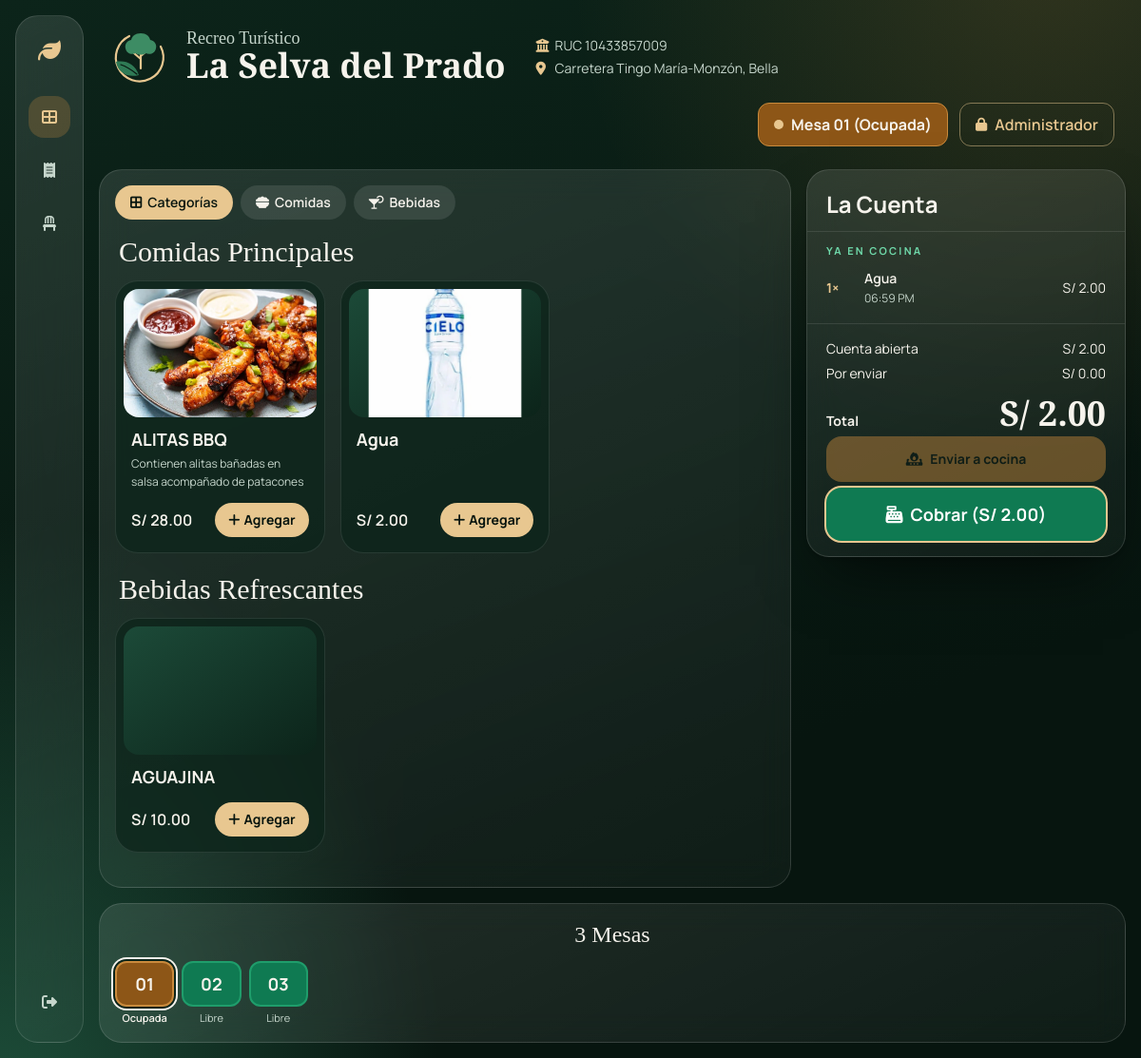
The app's page /carta (signed in) with its own data.
### app.py (models this page shows)
class Plato(db.Model):
    id = db.Column(db.Integer, primary_key=True)
    nombre = db.Column(db.String(100), nullable=False)
    descripcion = db.Column(db.Text, nullable=True)
    precio = db.Column(db.Float, nullable=False)
    categoria = db.Column(db.String(50), nullable=False)
    imagen = db.Column(db.String(300), default='https://images.unsplash.com/photo-1546069901-ba9599a7e63c?auto=format&fit=crop&w=300&q=80')
    disponible = db.Column(db.Boolean, default=True)

class DetallePedido(db.Model):
    id = db.Column(db.Integer, primary_key=True)
    pedido_id = db.Column(db.Integer, db.ForeignKey('pedido.id'), nullable=False)
    plato_id = db.Column(db.Integer, db.ForeignKey('plato.id'), nullable=False)
    cantidad = db.Column(db.Integer, nullable=False)
    precio_unitario = db.Column(db.Float, nullable=False)
    hora_pedido = db.Column(db.DateTime, default=obtener_hora_peru)
    plato = db.relationship('Plato')

class Pedido(db.Model):
    id = db.Column(db.Integer, primary_key=True)
    mesa_id = db.Column(db.Integer, db.ForeignKey('mesa.id'), nullable=False)
    estado = db.Column(db.String(50), default='Pendiente')
    total = db.Column(db.Float, default=0.0)
    fecha_hora = db.Column(db.DateTime, default=obtener_hora_peru)
    metodo_pago = db.Column(db.String(50), nullable=True)
    monto_recibido = db.Column(db.Float, default=0.0)
    vuelto = db.Column(db.Float, default=0.0)
    detalles = db.relationship('DetallePedido', backref='pedido', lazy=True)

class Mesa(db.Model):
    id = db.Column(db.Integer, primary_key=True)
    numero = db.Column(db.Integer, unique=True, nullable=False)
    password_hash = db.Column(db.String(255), nullable=False)
    pedidos = db.relationship('Pedido', backref='mesa_asignada', lazy=True)

### app.py (the view)
@app.route('/carta')
def ver_carta():
    if 'mesa_id' not in session:
        return redirect(url_for('login_mesa'))
    platos_comida = Plato.query.filter_by(categoria='Comida', disponible=True).all()
    platos_bebida = Plato.query.filter_by(categoria='Bebida', disponible=True).all()
    platos_golosinas = Plato.query.filter_by(categoria='Golosinas', disponible=True).all()
    platos_piscina = Plato.query.filter_by(categoria='Piscina', disponible=True).all()
    return render_template('index.html',
                           mesa_numero=session.get('mesa_numero'),
                           comidas=platos_comida,
                           bebidas=platos_bebida,
                           golosinas=platos_golosinas,
                           piscina=platos_piscina,
                           mesas=Mesa.query.order_by(Mesa.numero).all(),
                           pedido_actual=Pedido.query.filter_by(mesa_id=session['mesa_id'], estado='Pendiente').first())

### templates/index.html (shortened to what this page needs)
<!DOCTYPE html>
<html lang="es">
<head>
    {% include '_theme.html' %}
</head>
<body class="selva-bg min-h-screen text-hueso font-sans antialiased overflow-x-hidden">
{% set abierta = pedido_actual is not none %}
<div class="flex gap-4 p-3 sm:p-4 pb-28 lg:pb-4 max-w-[110rem] mx-auto">
    <nav aria-label="Principal" class="glass hidden md:flex flex-col items-center gap-3 w-[4.5rem] shrink-0 rounded-3xl py-5 sticky top-4 h-[calc(100vh-2rem)]">
        <i class="fa-solid fa-leaf text-2xl text-ambar-300 mb-5" aria-hidden="true"></i>
        <a href="#carta" title="Carta" aria-label="Carta" class="w-11 h-11 grid place-items-center rounded-2xl bg-ambar-500/25 text-ambar-300 transition hover:bg-ambar-500/40"><i class="fa-solid fa-table-cells-large" aria-hidden="true"></i></a>
        <a href="#cuenta" title="La cuenta" aria-label="La cuenta" class="w-11 h-11 grid place-items-center rounded-2xl text-selva-200 transition hover:bg-white/10 hover:text-hueso"><i class="fa-solid fa-receipt" aria-hidden="true"></i></a>
        <a href="#mesas" title="Mesas" aria-label="Mesas" class="w-11 h-11 grid place-items-center rounded-2xl text-selva-200 transition hover:bg-white/10 hover:text-hueso"><i class="fa-solid fa-chair" aria-hidden="true"></i></a>
        <a href="/logout" title="Salir de la mesa" aria-label="Salir de la mesa" class="mt-auto w-11 h-11 grid place-items-center rounded-2xl text-selva-200 transition hover:bg-alerta/70 hover:text-white"><i class="fa-solid fa-right-from-bracket" aria-hidden="true"></i></a>
    </nav>
    <div class="flex-1 min-w-0">
        <header class="flex flex-wrap items-center gap-x-8 gap-y-4 px-1 sm:px-3 py-3">
            <div class="flex items-center gap-4">
                {% with logo_class='w-14 h-14 sm:w-16 sm:h-16 shrink-0' %}{% include '_logo.html' %}{% endwith %}
                <div>
                    <p class="font-display text-lg leading-none text-selva-200">Recreo Turístico</p>
                    <p class="font-display text-3xl sm:text-4xl font-semibold leading-tight">La Selva del Prado</p>
                </div>
            </div>
            <div class="text-sm text-selva-200 space-y-1">
                <p><i class="fa-solid fa-building-columns w-5 text-ambar-300" aria-hidden="true"></i>RUC 10433857009</p>
                <p><i class="fa-solid fa-location-dot w-5 text-ambar-300" aria-hidden="true"></i>Carretera Tingo María-Monzón, Bella</p>
            </div>
            <div class="flex flex-wrap items-center gap-3 ml-auto">
                <span class="inline-flex items-center gap-2 rounded-xl font-bold px-4 py-2.5 border {{ 'bg-ambar-700 border-ambar-500 text-hueso' if abierta else 'bg-esmeralda-700 border-esmeralda-500 text-white' }}">
                    <span class="w-2.5 h-2.5 rounded-full {{ 'bg-ambar-300' if abierta else 'bg-esmeralda-300' }}"></span>
                    Mesa {{ "%02d"|format(mesa_numero) }} ({{ 'Ocupada' if abierta else 'Libre' }})
                </span>
                <a href="/admin" class="inline-flex items-center gap-2 rounded-xl border border-ambar-300/50 text-ambar-300 font-semibold px-4 py-2.5 hover:bg-ambar-300/10 transition focus:outline-none focus-visible:ring-2 focus-visible:ring-ambar-300"><i class="fa-solid fa-lock text-sm" aria-hidden="true"></i>Administrador</a>
            </div>
        </header>
        <div class="grid gap-4 mt-3 lg:grid-cols-[minmax(0,1fr)_21rem] xl:grid-cols-[minmax(0,1fr)_20rem_10.5rem] items-start">
            <main id="carta" class="glass rounded-3xl p-4 min-w-0 scroll-mt-4">
                <div class="flex gap-2 overflow-x-auto scroll-fino pb-3" role="group" aria-label="Categorías">
                    <button type="button" data-filtro="todas" aria-pressed="true" class="chip shrink-0 rounded-full px-4 py-2 text-sm font-semibold transition"><i class="fa-solid fa-border-all mr-1.5" aria-hidden="true"></i>Categorías</button>
                    {% for clave, etiqueta, icono, items in [('Comida', 'Comidas', 'fa-bowl-food', comidas), ('Bebida', 'Bebidas', 'fa-martini-glass-citrus', bebidas), ('Golosinas', 'Golosinas', 'fa-candy-cane', golosinas), ('Piscina', 'Piscina', 'fa-person-swimming', piscina)] %}
                        {% if items %}<button type="button" data-filtro="{{ clave }}" aria-pressed="false" class="chip shrink-0 rounded-full px-4 py-2 text-sm font-semibold transition"><i class="fa-solid {{ icono }} mr-1.5" aria-hidden="true"></i>{{ etiqueta }}</button>{% endif %}
                    {% endfor %}
                </div>
                {% for clave, titulo, items in [('Comida', 'Comidas Principales', comidas), ('Bebida', 'Bebidas Refrescantes', bebidas), ('Golosinas', 'Golosinas y Snacks', golosinas), ('Piscina', 'Accesos a Piscina', piscina)] %}
                {% if items %}
                <section data-categoria="{{ clave }}" class="mt-3 first-of-type:mt-1">
                    <h2 class="font-display text-3xl mb-3 px-1">{{ titulo }}</h2>
                    <div class="grid gap-4 grid-cols-2 sm:grid-cols-[repeat(auto-fill,minmax(13rem,1fr))] mb-5">
                        {% for item in items %}
                        {% set img_url = url_for('static', filename='uploads/' + item.imagen) if not item.imagen.startswith('http') else item.imagen %}
                        <article class="plato flex flex-col rounded-3xl bg-selva-900/70 border border-white/10 p-2 min-w-0" data-id="{{ item.id }}" data-nombre="{{ item.nombre }}" data-precio="{{ item.precio }}" data-img="{{ img_url }}">
                            <div class="relative aspect-[3/2] rounded-2xl overflow-hidden sin-foto">
                                <img src="{{ img_url }}" alt="{{ item.nombre }}" loading="lazy" class="w-full h-full object-cover" onerror="this.remove()">
                            </div>
                            <div class="flex flex-col flex-1 px-2 pt-3 pb-2">
                                <h3 class="font-bold text-lg leading-tight">{{ item.nombre }}</h3>
                                <p class="tres-lineas text-xs leading-relaxed text-selva-200 mt-1 mb-3 flex-1">{{ item.descripcion or '' }}</p>
                                <div class="flex flex-wrap items-center justify-between gap-2">
                                    <span class="font-semibold">S/ {{ "%.2f"|format(item.precio) }}</span>
                                    <button type="button" data-accion="sumar" data-id="{{ item.id }}" class="btn-agregar rounded-full bg-ambar-300 text-selva-950 text-sm font-bold px-3.5 py-2 hover:bg-hueso active:scale-95 transition focus:outline-none focus-visible:ring-2 focus-visible:ring-hueso"><i class="fa-solid fa-plus mr-1" aria-hidden="true"></i>Agregar</button>
                                </div>
                            </div>
                        </article>
                        {% endfor %}
                    </div>
                </section>
                {% endif %}
                {% endfor %}
            </main>
            <aside id="cuenta" aria-label="La cuenta" class="glass rounded-3xl shadow-alta flex flex-col lg:sticky lg:top-4 lg:max-h-[calc(100vh-2rem)] scroll-mt-4">
                <div class="px-5 pt-5 pb-3 border-b border-white/10">
                    <h2 class="font-bold text-2xl">La Cuenta</h2>
                </div>
                <div class="overflow-y-auto scroll-fino flex-1 px-5 min-h-[6rem]">
                    {% if abierta %}
                    <div class="pt-3 pb-1">
                        <p class="text-[11px] font-bold tracking-[.2em] uppercase text-esmeralda-300">Ya en cocina</p>
                        <ul class="divide-y divide-white/10">
                            {% for detalle in pedido_actual.detalles %}
                            <li class="flex items-center gap-3 py-2.5 text-sm">
                                <span class="font-bold text-ambar-300 w-7 shrink-0">{{ detalle.cantidad }}×</span>
                                <span class="flex-1 min-w-0"><span class="block font-semibold truncate">{{ detalle.plato.nombre if detalle.plato else 'Producto eliminado' }}</span><span class="text-xs text-selva-200">{{ detalle.hora_pedido.strftime('%I:%M %p') }}</span></span>
                                <span class="whitespace-nowrap">S/ {{ "%.2f"|format(detalle.cantidad * detalle.precio_unitario) }}</span>
                            </li>
                            {% endfor %}
                        </ul>
                    </div>
                    {% else %}
                    <p id="cuenta-vacia" class="py-8 text-center text-sm text-selva-200"><i class="fa-solid fa-utensils block text-2xl text-ambar-500 mb-3" aria-hidden="true"></i>Agrega algo de la carta para empezar.</p>
                    {% endif %}
                </div>
                <div class="px-5 py-4 border-t border-white/10 space-y-1.5 text-sm">
                    {% if abierta %}<div class="flex justify-between"><span>Cuenta abierta</span><span>S/ {{ "%.2f"|format(pedido_actual.total) }}</span></div>{% endif %}
                    <div class="flex justify-between"><span>Por enviar</span><span id="subtotal">S/ 0.00</span></div>
                    <div class="flex items-baseline justify-between pt-2"><span class="font-bold">Total</span><span id="total" class="font-display text-4xl font-semibold leading-none">S/ {{ "%.2f"|format(pedido_actual.total if abierta else 0) }}</span></div>
                    <button type="submit" form="form-pedidos" id="btn-enviar" disabled class="brillo mt-3 w-full rounded-2xl bg-ambar-500 text-selva-950 font-bold py-3.5 hover:bg-ambar-300 focus:outline-none focus-visible:ring-4 focus-visible:ring-hueso"><i class="fa-solid fa-fire-burner mr-2" aria-hidden="true"></i>Enviar a cocina</button>
                    {% if abierta %}
                    <a href="/admin?mesa={{ mesa_numero }}" class="brillo block mt-2 w-full rounded-2xl bg-esmeralda-700 text-white text-center font-bold text-lg py-3.5 ring-2 ring-ambar-300 hover:bg-esmeralda-500 focus:outline-none focus-visible:ring-4"><i class="fa-solid fa-cash-register mr-2" aria-hidden="true"></i>Cobrar (S/ {{ "%.2f"|format(pedido_actual.total) }})</a>
                    {% endif %}
                </div>
            </aside>
            <aside id="mesas" aria-label="Mesas" class="glass rounded-3xl p-4 lg:col-span-2 xl:col-span-1 xl:sticky xl:top-4 xl:max-h-[calc(100vh-2rem)] overflow-y-auto scroll-fino scroll-mt-4">
                <h2 class="font-display text-2xl text-center mb-3">{{ mesas|length }} Mesas</h2>
                <div class="grid grid-cols-[repeat(auto-fill,minmax(3.75rem,1fr))] xl:grid-cols-2 gap-x-2 gap-y-3">
                    {% for mesa in mesas %}
                    {% set ocupada = mesa.pedidos | selectattr("estado", "equalto", "Pendiente") | list %}
                    {% set clases = 'bg-ambar-700 border-ambar-500' if ocupada else 'bg-esmeralda-700 border-esmeralda-500' %}
                    {% if mesa.numero == mesa_numero %}
                    <div class="text-center" aria-current="true">
                        <span class="block rounded-xl border-2 font-bold text-lg py-2 ring-2 ring-hueso ring-offset-2 ring-offset-selva-900 {{ clases }}">{{ "%02d"|format(mesa.numero) }}</span>
                        <span class="block text-[11px] mt-1 font-semibold">{{ 'Ocupada' if ocupada else 'Libre' }}</span>
                    </div>
                    {% else %}
                    <a href="/login-mesa?mesa={{ mesa.numero }}" title="Abrir Mesa {{ mesa.numero }}" class="text-center group focus:outline-none">
                        <span class="block rounded-xl border-2 font-bold text-lg py-2 transition group-hover:-translate-y-0.5 group-hover:brightness-125 group-focus-visible:ring-2 group-focus-visible:ring-hueso {{ clases }}">{{ "%02d"|format(mesa.numero) }}</span>
                        <span class="block text-[11px] mt-1 text-selva-200">{{ 'Ocupada' if ocupada else 'Libre' }}</span>
                    </a>
                    {% endif %}
                    {% endfor %}
                </div>
            </aside>
        </div>
    </div>
</div>
</body>
</html>

### templates/_theme.html (shortened to what this page needs)
<link rel="stylesheet" href="https://cdnjs.cloudflare.com/ajax/libs/font-awesome/6.5.2/css/all.min.css">
<script src="https://cdn.tailwindcss.com"></script>

### templates/_logo.html
<svg viewBox="0 0 64 64" fill="none" aria-hidden="true" class="{{ logo_class|default('w-14 h-14') }}">
  <path d="M53 21A25 25 0 1 1 20 10" stroke="#e8c790" stroke-width="2.2" stroke-linecap="round"/>
  <path d="M32 44V25M32 34l-7-6M32 31l7-6" stroke="#e8c790" stroke-width="2.2" stroke-linecap="round"/>
  <path d="M32 7c6 0 9 3 10 7 5 1 7 5 6 9-1 5-6 7-11 5-2 2-8 2-10 0-5 2-10 0-11-5-1-4 1-8 6-9 1-4 4-7 10-7Z" fill="#3d8c64"/>
  <path d="M6 37c10-2 20 2 24 14-11 3-22-2-24-14Z" fill="#2f7a55"/>
  <path d="M11 40c6 2 12 6 17 10" stroke="#07150f" stroke-width="1.2" stroke-linecap="round"/>
</svg>

### records on screen
Plato: shows a picture, nombre "ALITAS BBQ", descripcion "Contienen alitas bañadas en salsa acompañado de patacones", precio "28.00"
Plato: nombre (picture), nombre "Agua", precio "2.00"
Plato: nombre "AGUAJINA", precio "10.00"
DetallePedido: cantidad "1", plato "Agua", hora_pedido "06:59 PM", detalle.cantidad*detalle.precio_unitario "2.00"
Pedido: total "2.00"
Mesa: numero "01", value "Ocupada"
Mesa: numero "02", value "Libre"
Mesa: numero "03", value "Libre"

### other values on screen
{{ "%02d"|format(mesa_numero) }} "01"
{{ 'Ocupada' if abierta else 'Libre' }} "Ocupada"
{{ etiqueta }} "Comidas" "Bebidas"
{{ titulo }} "Comidas Principales" "Bebidas Refrescantes"
{{ mesas|length }} "3"
